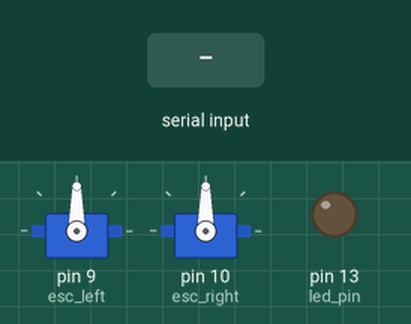
Bench run of a sketch on a simulated Arduino Uno, built with avr-gcc and run on an emulated ATmega328P. Shown: 2 × servo, output pins drawn as LEDs (lit = HIGH). Inputs (shaded band) come from the test bench.

Above: at 1.2 s.
1.3 s: "," received over Serial
At 1.6 s:
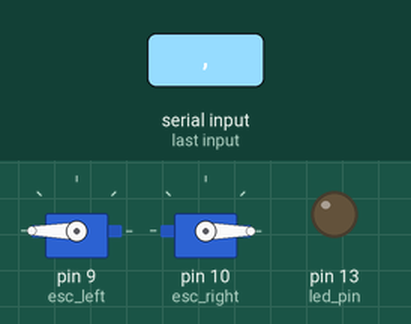
2.8 s: ";" received over Serial
At 4.0 s:
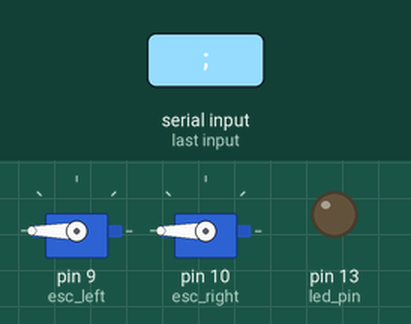
Timing chart, 0 to 5.8 s (numbered marks = the images above; inputs shaded):
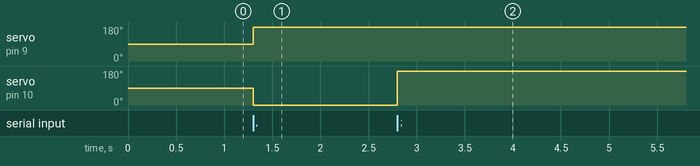

The sketch:

arduino_motor_controller.ino
```cpp
//
////////////////////////////////////
/// 1: Header

#include <Servo.h>       // Import servo libraries
Servo esc_left;          // Create a servo object named esc_left
Servo esc_right;         // Create another servo object for the right esc

String inString = "";    // define a string to hold received serial characters
int inChar = 0;          // define a variable to hold the latest character from serial
int thruster_left;       // define a variable to hold the latest signal to the left thruster
int thruster_right;      // define a variable to hold the latest signal to the right thruster
int led_pin = 13;
int data_collection_bool;
int save_as_first = true;
int save_as_second = false;// define a logical element that tracks if values are part of the second value in the string
int save_as_third = false;

////////////////////////////////////
/// 2: Setup

void setup() {
  Serial.begin(115200);    // Open a serial channel at a baudrate of 9600
  esc_left.attach(9, 1300, 1700);  // Assign a servo object to pin 9
  esc_right.attach(10, 1300, 1700); // Assign a servo to pin 10
  pinMode(led_pin, OUTPUT);
}

////////////////////////////////////
/// 3: Main loop

void loop() {
  /// 3.1 : Read serial data

  if (Serial.available()) {  // If serial data is available.
    inChar = Serial.read();  // Save the latest byte
    inString += char(inChar);// Join the latest character to a growing string of recent chracters

    //Serial.println(inChar);
    /// 3.2 When a comma is detected, save the current string as a number and assign it to one of the output variables
    if (inChar == ',') {
      if (save_as_first == true) { // If the most recent chracter is a comma, confirm that the current string is the first value.
        thruster_left = inString.toInt(); // Save the string as an integer in one of our two output variables
        thruster_left = map(thruster_left, 0, 100, 1700, 1300);
        inString = "";               // Reset the string
        save_as_second = true;      // Indicate that the next value detected is for the second thruster
        save_as_first = false;
        //Serial.println(thruster_left);
      }
    }

    /// 3.3 When a semicolon is detected, save the current string as a number and assign it to the other output variables
    if (inChar == ';') {     // If the latest chracter is the end-of-line character...
      if (save_as_second == true) {
        thruster_right = inString.toInt();// Assign the most recent number string to the second thruster
        thruster_right = map(thruster_right, 0, 100, 1700, 1300);
        inString = "";        // Reset the string
        save_as_second = false;// Indicate that the next value detected is for the first thruster
        save_as_third = true;
      }
    }
      /// 3.4 Write out the new values to the servos and to serial
    if (inChar == '.') {
      if (save_as_third == true) {
        data_collection_bool = inString.toInt();
        inString = "";
        save_as_third = false;
        save_as_first = true;
      }
    }

    // Write the signal value to one of the servo objects
    esc_left.write(thruster_left);
    esc_right.write(thruster_right);

    if (data_collection_bool == 1) {
      digitalWrite(led_pin, HIGH);
    }
    else {
      digitalWrite(led_pin, LOW);
    }

  }

}
```

Measured:
- after the input at 1.3 s, servo on pin 9 (esc_left): 90° → 180° at once; servo on pin 10 (esc_right): 90° → 0° at once
- after the input at 2.8 s, servo on pin 10 (esc_right): 0° → 180° at once
